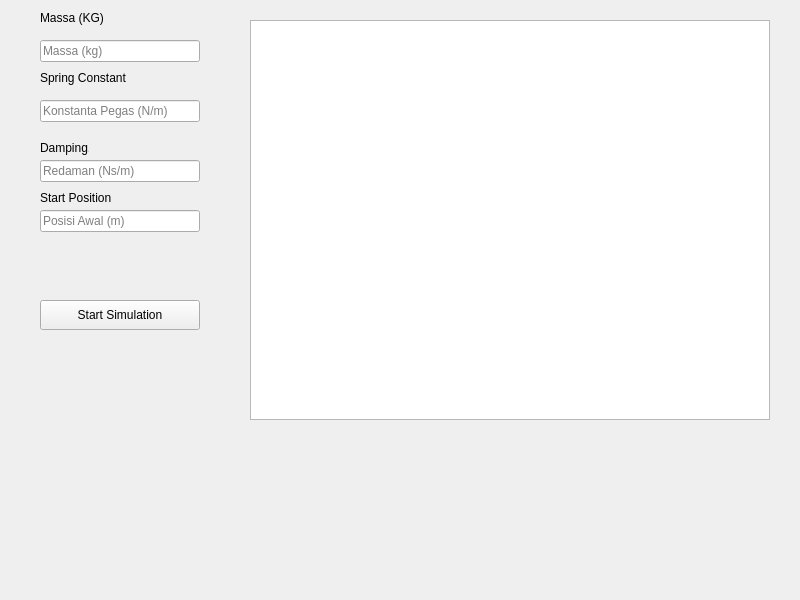
<?xml version="1.0" encoding="UTF-8"?>
<ui version="4.0">
 <class>MainWindow</class>
 <widget class="QMainWindow" name="MainWindow">
  <property name="geometry">
   <rect>
    <x>0</x>
    <y>0</y>
    <width>800</width>
    <height>600</height>
   </rect>
  </property>
  <widget class="QWidget" name="centralwidget">
   <widget class="QGraphicsView" name="graphicsView">
    <property name="geometry">
     <rect>
      <x>250</x>
      <y>20</y>
      <width>520</width>
      <height>400</height>
     </rect>
    </property>
   </widget>
   <widget class="QPushButton" name="pushButton">
    <property name="geometry">
     <rect>
      <x>40</x>
      <y>300</y>
      <width>160</width>
      <height>30</height>
     </rect>
    </property>
    <property name="text">
     <string>Start Simulation</string>
    </property>
   </widget>
   <widget class="QLineEdit" name="lineEdit_m">
    <property name="geometry">
     <rect>
      <x>40</x>
      <y>40</y>
      <width>160</width>
      <height>22</height>
     </rect>
    </property>
    <property name="placeholderText">
     <string>Massa (kg)</string>
    </property>
   </widget>
   <widget class="QLineEdit" name="lineEdit_k">
    <property name="geometry">
     <rect>
      <x>40</x>
      <y>100</y>
      <width>160</width>
      <height>22</height>
     </rect>
    </property>
    <property name="placeholderText">
     <string>Konstanta Pegas (N/m)</string>
    </property>
   </widget>
   <widget class="QLineEdit" name="lineEdit_c">
    <property name="geometry">
     <rect>
      <x>40</x>
      <y>160</y>
      <width>160</width>
      <height>22</height>
     </rect>
    </property>
    <property name="placeholderText">
     <string>Redaman (Ns/m)</string>
    </property>
   </widget>
   <widget class="QLineEdit" name="lineEdit_x0">
    <property name="geometry">
     <rect>
      <x>40</x>
      <y>210</y>
      <width>160</width>
      <height>22</height>
     </rect>
    </property>
    <property name="placeholderText">
     <string>Posisi Awal (m)</string>
    </property>
   </widget>
   <widget class="QLabel" name="label">
    <property name="geometry">
     <rect>
      <x>40</x>
      <y>10</y>
      <width>71</width>
      <height>16</height>
     </rect>
    </property>
    <property name="text">
     <string>Massa (KG)</string>
    </property>
   </widget>
   <widget class="QLabel" name="label_2">
    <property name="geometry">
     <rect>
      <x>40</x>
      <y>70</y>
      <width>101</width>
      <height>16</height>
     </rect>
    </property>
    <property name="text">
     <string>Spring Constant</string>
    </property>
   </widget>
   <widget class="QLabel" name="label_3">
    <property name="geometry">
     <rect>
      <x>40</x>
      <y>140</y>
      <width>49</width>
      <height>16</height>
     </rect>
    </property>
    <property name="text">
     <string>Damping.</string>
    </property>
   </widget>
   <widget class="QLabel" name="label_4">
    <property name="geometry">
     <rect>
      <x>40</x>
      <y>190</y>
      <width>71</width>
      <height>16</height>
     </rect>
    </property>
    <property name="text">
     <string>Start Position</string>
    </property>
   </widget>
  </widget>
 </widget>
 <resources/>
 <connections/>
</ui>
